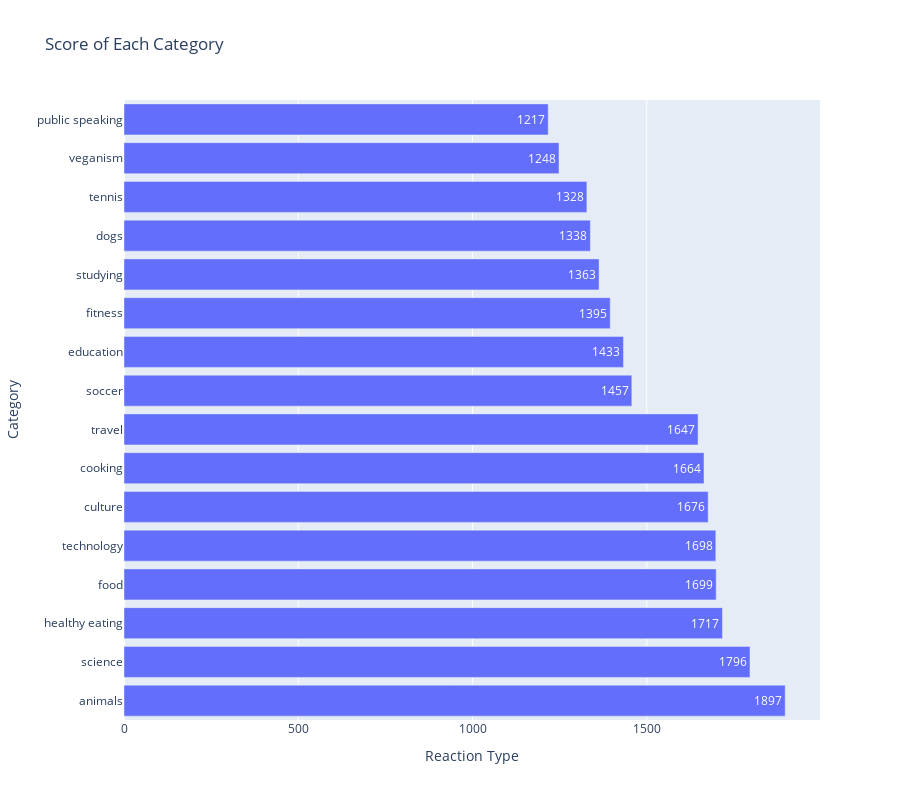

The code cell stored with this chart in its notebook:
### Code cell
px.bar(df.groupby('Category').agg({"Reaction Type" : "count"}).reset_index().sort_values(by='Reaction Type', ascending=False,ignore_index=True),x='Reaction Type',y='Category',orientation='h',height=800,text_auto=True,title='Score of Each Category')

### Figure 1 — Plotly figure (JSON) as saved in the notebook; plotly's stock layout.template omitted (floating-point values rounded to 4 significant figures)
{"data": [{"alignmentgroup": "True", "hovertemplate": "Reaction Type=%{x}<br>Category=%{y}<extra></extra>", "legendgroup": "", "marker": {"color": "#636efa", "pattern": {"shape": ""}}, "name": "", "offsetgroup": "", "orientation": "h", "showlegend": false, "textposition": "auto", "texttemplate": "%{x}", "type": "bar", "x": [1897, 1796, 1717, 1699, 1698, 1676, 1664, 1647, 1457, 1433, 1395, 1363, 1338, 1328, 1248, 1217], "xaxis": "x", "y": ["animals", "science", "healthy eating", "food", "technology", "culture", "cooking", "travel", "soccer", "education", "fitness", "studying", "dogs", "tennis", "veganism", "public speaking"], "yaxis": "y"}], "layout": {"barmode": "relative", "height": 800, "legend": {"tracegroupgap": 0}, "title": {"text": "Score of Each Category"}, "xaxis": {"anchor": "y", "domain": [0, 1], "title": {"text": "Reaction Type"}}, "yaxis": {"anchor": "x", "domain": [0, 1], "title": {"text": "Category"}}}}
